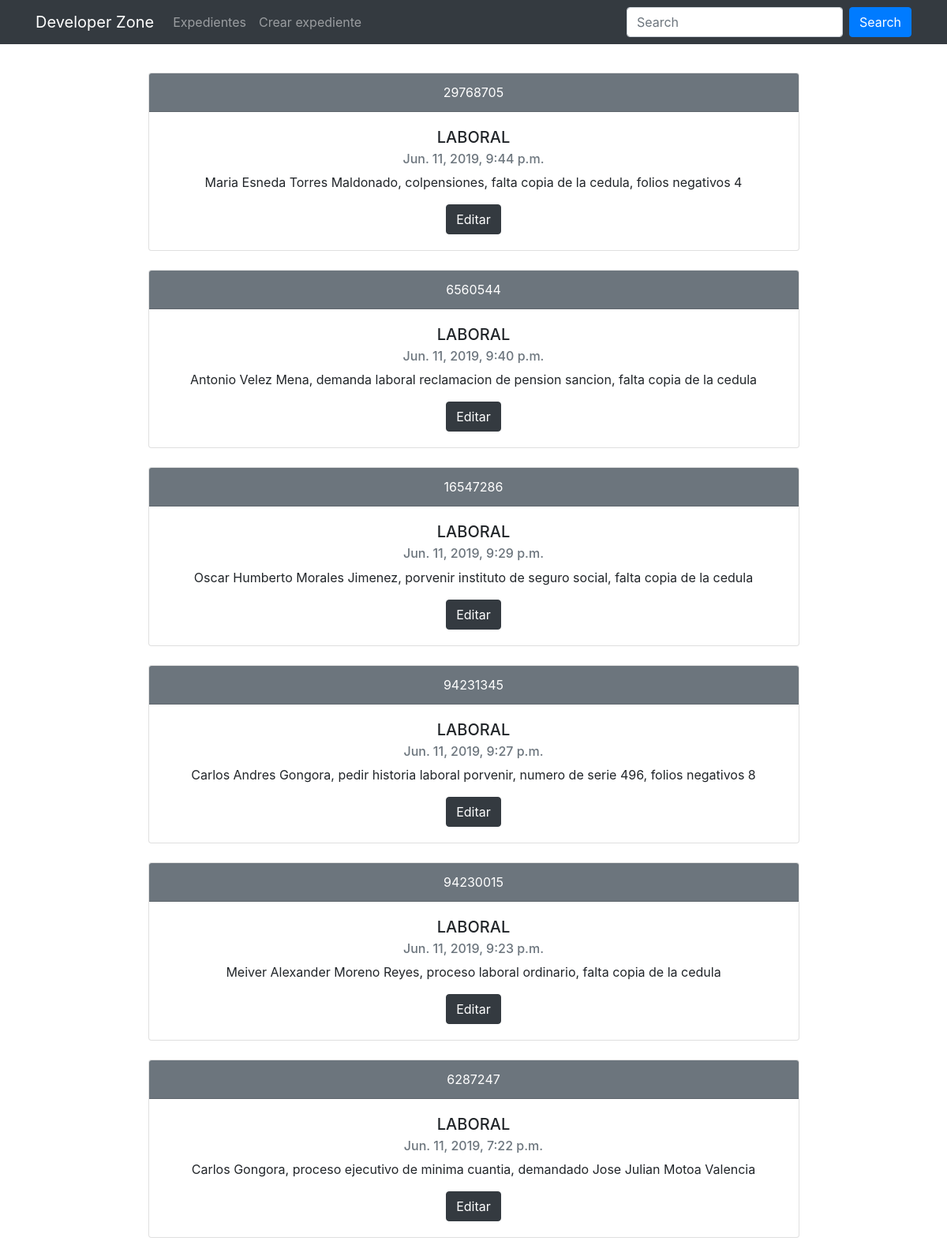
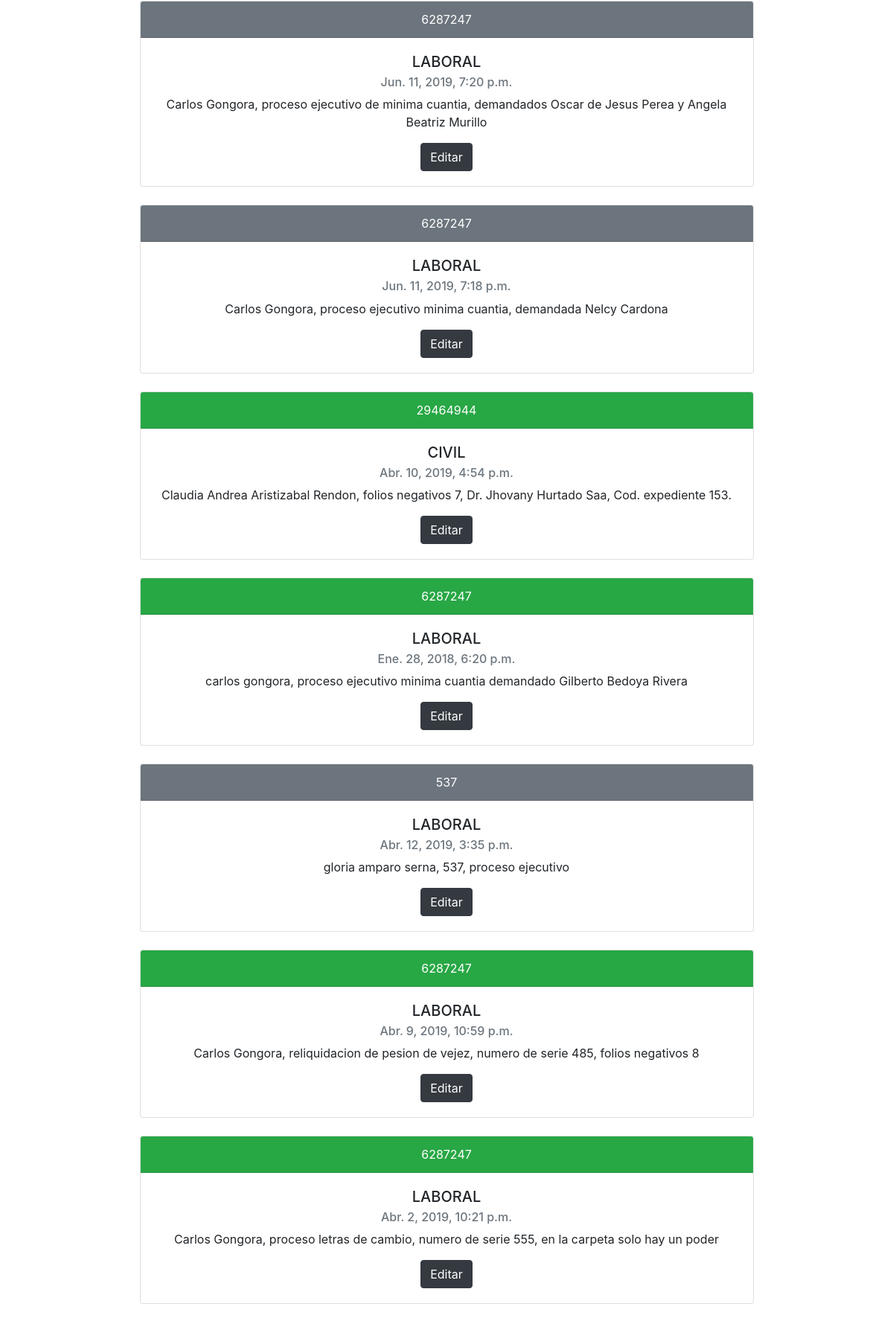
The page / (upper part) on the database its author committed (2 pictures, top to bottom).
### registro/models.py (models this page shows, shortened)
class Expediente(models.Model):
    user = models.ForeignKey(User, on_delete=models.CASCADE)
    codigo = models.CharField(max_length=255, verbose_name="Codigo expediente")
    COMERCIAL = 'COMERCIAL'
    LABORAL = 'LABORAL'
    PENAL = 'PENAL'
    CIVIL = 'CIVIL'
    ADMINISTRATIVO = 'ADMINISTRATIVO'
    CONSTITUCIONAL = 'CONSTITUCIONAL'
    TIPO_PROCESO = (
        (COMERCIAL, 'Comercial'),
        (LABORAL, 'Laboral'),
        (PENAL, 'Penal'),
        (CIVIL, 'Civil'),
        (ADMINISTRATIVO, 'Administrativo'),
        (CONSTITUCIONAL, 'Constitucional')
    )
    tipo = models.CharField(max_length=50, verbose_name="Tipo Expediente", choices=TIPO_PROCESO, default=LABORAL)
    descripcion = models.TextField(verbose_name="Descripcion", default="modificar")
    numero_folio = models.SmallIntegerField(verbose_name="Numero de folios", default=0)
    estado = models.BooleanField(verbose_name="Estado", blank=True, null=True)
    flag = models.BooleanField(verbose_name="Revision", blank=True, null=True)
    created = models.DateTimeField(auto_now_add=True, verbose_name="Fecha de creación")
    updated = models.DateTimeField(auto_now=True, verbose_name="Fecha de edición")
    class Meta:
        verbose_name = "Registro"
        verbose_name_plural = "Registros"
        ordering = ['codigo', 'created', 'updated']

### registro/views.py (the view)
# urls.py: path('', RegistroListView.as_view(), name='registry'),
class RegistroListView(ListView):
    model = Expediente
    paginate_by = 25
    ordering = ['-updated']

### registro/templates/registro/expediente_list.html (shortened to what this page needs)
{% extends 'core/base.html' %}
{% load static %}
{% block content %}
<main role="main">
  <div class="container">
    <div class="row mt-3 mb-5">
      <div class="col-md-9 mx-auto">
        {% for expediente in expediente_list%}
        {% if expediente.estado and not expediente.flag %}
        <div class="card text-center">
          <div class="card-header bg-success text-white">
            {{expediente.codigo}}
          </div>
          <div class="card-body">
            <h5 class="card-title">{{expediente.tipo}}</h5>
            <h6 class="card-subtitle mb-2 text-muted">{{expediente.created}}</h6>
            <p class="card-text">{{expediente.descripcion}}</p>
            <a href="{% url 'registry:update' expediente.id %}" class="btn btn-dark">Editar</a>
          </div>
        </div><br>
        {% endif %}
        {% if not expediente.estado and not expediente.flag %}
        <div class="card text-center">
          <div class="card-header bg-secondary text-white">
            {{expediente.codigo}}
          </div>
          <div class="card-body">
            <h5 class="card-title">{{expediente.tipo}}</h5>
            <h6 class="card-subtitle mb-2 text-muted">{{expediente.created}}</h6>
            <p class="card-text">{{expediente.descripcion}}</p>
            <a href="{% url 'registry:update' expediente.id %}" class="btn btn-dark">Editar</a>
          </div>
        </div><br>
        {% endif %}
        {% endfor %}
      </div>
    </div>
  </div>
</main>
{% endblock %}

### core/templates/core/base.html (shortened to what this page needs)
<!DOCTYPE html>
<html lang="es">
  <head>
    {% load static %}
    <link href="{% static 'core/vendor/bootstrap/css/bootstrap.min.css' %}" rel="stylesheet">
    <link href="{% static 'core/vendor/font-awesome/css/font-awesome.min.css' %}" rel="stylesheet" type="text/css">
    <link href="{% static 'core/css/main.css' %}" rel="stylesheet">
  </head>
<body>
      <nav class="navbar navbar-expand-lg navbar-dark bg-dark">
        <div class="container">
          <a class="navbar-brand" href="{% url 'registry:registry' %}">Developer Zone</a>
          <div class="collapse navbar-collapse" id="ned">
            <ul class="navbar-nav mr-auto">
              <li class="nav-item">
                <a class="nav-link" href="{% url 'registry:registry' %}">Expedientes</a>
              </li>
              <li class="nav-item">
                <a href="{% url 'registry:create' %}" class="nav-link">Crear expediente</a>
              </li>
            </ul>
            <form class="form-inline ml-auto" action=" {% url 'registry:search' %}" method="GET">
              <div class="md-form my-0">
                <input class="form-control" name="q" value="{{ query|escape }}" type="text" placeholder="Search" aria-label="Search">
              </div>
              <button class="btn btn-primary btn-md my-0 ml-sm-2" type="submit">Search</button>
            </form>
          </div>
      </nav>
      {% block content %}
      {% endblock %}
</body>
</html>

### core/static/core/css/main.css (style rules this page uses)
main { padding-top: 20px; }
:root { --jumbotron-padding-y: 3rem; }

### rows shown on the page
Expediente: codigo "29768705", tipo "LABORAL", created "Jun. 11, 2019, 9:44 p.m.", descripcion "Maria Esneda Torres Maldonado, colpensiones, falta copia de la cedula, folios negativos 4"
Expediente: codigo "6560544", tipo "LABORAL", created "Jun. 11, 2019, 9:40 p.m.", descripcion "Antonio Velez Mena, demanda laboral reclamacion de pension sancion, falta copia de la cedula"
Expediente: codigo "16547286", tipo "LABORAL", created "Jun. 11, 2019, 9:29 p.m.", descripcion "Oscar Humberto Morales Jimenez, porvenir instituto de seguro social, falta copia de la cedula"
Expediente: codigo "94231345", tipo "LABORAL", created "Jun. 11, 2019, 9:27 p.m.", descripcion "Carlos Andres Gongora, pedir historia laboral porvenir, numero de serie 496, folios negativos 8"
Expediente: codigo "94230015", tipo "LABORAL", created "Jun. 11, 2019, 9:23 p.m.", descripcion "Meiver Alexander Moreno Reyes, proceso laboral ordinario, falta copia de la cedula"
Expediente: codigo "6287247", tipo "LABORAL", created "Jun. 11, 2019, 7:22 p.m.", descripcion "Carlos Gongora, proceso ejecutivo de minima cuantia, demandado Jose Julian Motoa Valencia"
Expediente: codigo "6287247", tipo "LABORAL", created "Jun. 11, 2019, 7:20 p.m.", descripcion "Carlos Gongora, proceso ejecutivo de minima cuantia, demandados Oscar de Jesus Perea y Angela Beatriz Murillo"
Expediente: codigo "6287247", tipo "LABORAL", created "Jun. 11, 2019, 7:18 p.m.", descripcion "Carlos Gongora, proceso ejecutivo minima cuantia, demandada Nelcy Cardona"
Expediente: codigo "29464944", tipo "CIVIL", created "Abr. 10, 2019, 4:54 p.m.", descripcion "Claudia Andrea Aristizabal Rendon, folios negativos 7, Dr. Jhovany Hurtado Saa, Cod. expediente 153."
Expediente: codigo "6287247", tipo "LABORAL", created "Ene. 28, 2018, 6:20 p.m.", descripcion "carlos gongora, proceso ejecutivo minima cuantia demandado Gilberto Bedoya Rivera"
Expediente: codigo "537", tipo "LABORAL", created "Abr. 12, 2019, 3:35 p.m.", descripcion "gloria amparo serna, 537, proceso ejecutivo"
Expediente: codigo "6287247", tipo "LABORAL", created "Abr. 9, 2019, 10:59 p.m.", descripcion "Carlos Gongora, reliquidacion de pesion de vejez, numero de serie 485, folios negativos 8"
Expediente: codigo "6287247", tipo "LABORAL", created "Abr. 2, 2019, 10:21 p.m.", descripcion "Carlos Gongora, proceso letras de cambio, numero de serie 555, en la carpeta solo hay un poder"
